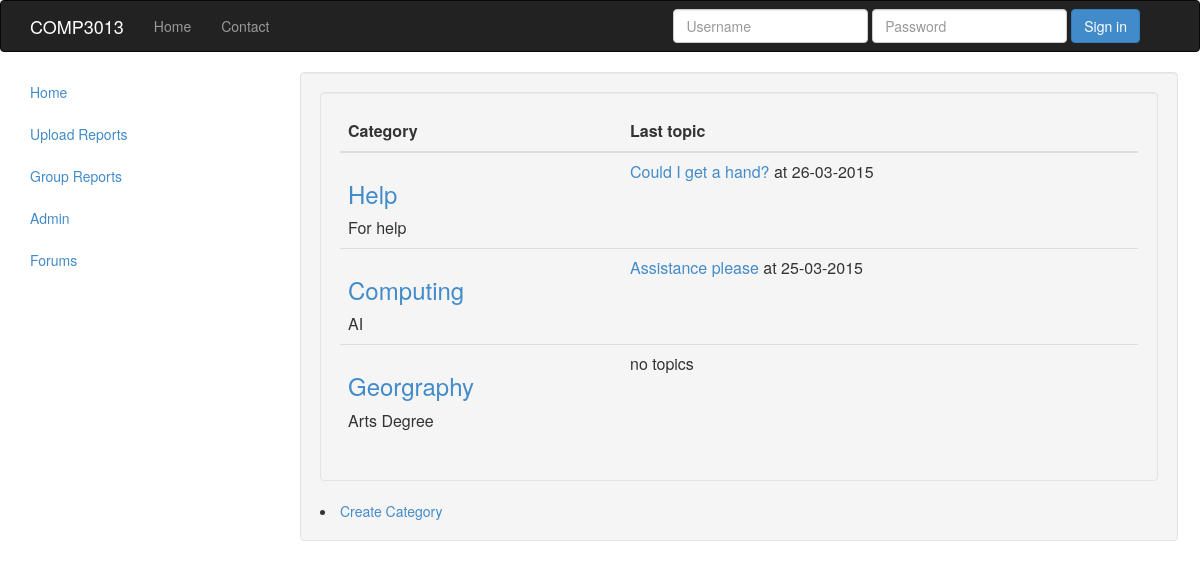
/forum.php, run on the app's committed database.
### tables this page shows
CREATE TABLE `categories` (
  `cat_id` int(8) NOT NULL AUTO_INCREMENT,
  `cat_name` varchar(255) NOT NULL,
  `cat_description` varchar(255) NOT NULL,
  PRIMARY KEY (`cat_id`),
  UNIQUE KEY `cat_name_unique` (`cat_name`)
);

CREATE TABLE `topics` (
  `topic_id` int(8) NOT NULL AUTO_INCREMENT,
  `topic_subject` varchar(255) NOT NULL,
  `topic_date` datetime NOT NULL,
  `topic_cat` int(8) NOT NULL,
  `topic_by` int(8) NOT NULL,
  PRIMARY KEY (`topic_id`),
  KEY `topic_by` (`topic_by`),
  KEY `topic_cat` (`topic_cat`),
  CONSTRAINT `topics_ibfk_1` FOREIGN KEY (`topic_by`) REFERENCES `users` (`userID`) ON UPDATE CASCADE,
  CONSTRAINT `topics_ibfk_2` FOREIGN KEY (`topic_cat`) REFERENCES `categories` (`cat_id`) ON DELETE CASCADE ON UPDATE CASCADE
);

### forum.php (the view, shortened to what this page needs)
<?php
require 'header.php';
$server = 'eu-cdbr-azure-west-b.cloudapp.net';
$username = 'b6526a64c19791';
$password = '5d020f59';
$database = 'comp3013';
$conn = new mysqli($server, $username, $password, $database);
$sql = "SELECT
			categories.cat_id,
			categories.cat_name,
			categories.cat_description,
			COUNT(topics.topic_id) AS topics
		FROM
			categories
		LEFT JOIN
			topics
		ON
			topics.topic_id = categories.cat_id
		GROUP BY
			categories.cat_name, categories.cat_description, categories.cat_id";
$result = mysqli_query($conn,$sql) or die('Error2' . mysqli_error($conn));
$num_rows = $result->num_rows;
if(!$result)
{
	echo 'The categories could not be displayed, please try again later.';
}
else
{
	if($num_rows == 0)
	{
		echo 'No categories defined yet.';
	}
	else
	{
		echo '<div class="well">
		<table class="table">
			 <thead>
			  <tr>
				<th>Category</th>
				<th>Last topic</th>
			  </tr>
			 </thead>
			<tbody>';
		while($row = mysqli_fetch_assoc($result))
		{
			echo '<tr>';
				echo '<td class="leftpart">';
					echo '<h3><a href="category.php?id=' . $row['cat_id'] . '">' . $row['cat_name'] . '</a></h3>' . $row['cat_description'];
				echo '</td>';
				echo '<td class="rightpart">';
				$rowcatid =  mysqli_real_escape_string($conn, $row['cat_id']);
					$topicsql = "SELECT
									topic_id,
									topic_subject,
									topic_date,
									topic_cat
								FROM
									topics
								WHERE
									topic_cat = $rowcatid
								ORDER BY
									topic_date
								DESC
								LIMIT
									1";
					$topicsresult = mysqli_query($conn,$topicsql) or die('Error2' . mysqli_error($conn));
					if(!$topicsresult)
					{
						echo 'Last topic could not be displayed.';
					}
					else
					{
						if(mysqli_num_rows($topicsresult) == 0)
						{
							echo 'no topics';
						}
						else
						{
							while($topicrow = mysqli_fetch_assoc($topicsresult))
							echo '<a href="topic.php?id=' . $topicrow['topic_id'] . '">' . $topicrow['topic_subject'] . '</a> at ' . date('d-m-Y', strtotime($topicrow['topic_date']));
						}
					}
				echo '</td>';
			echo '</tr>';
		}
		echo '</tbody></table></div>';
		echo '<li id = "indexList"> <a href = "create_cat.php" class="listLinks"> Create Category </a></li>';
	}
}
require 'footer.php';
?>

### header.php (shortened to what this page needs)
<link href="include/bootstrap-3.1.1-dist/css/bootstrap.min.css" rel="stylesheet">
<link href="include/style.css" rel="stylesheet" type="text/css">
 <div class="navbar navbar-default navbar-inverse" role="navigation">
      <div class="container">
        <div class="navbar-header">
          <a class="navbar-brand" id="logoDesign" href="index.php">COMP3013</a>
        </div>
        <div class="navbar-collapse collapse">
          <ul class="nav navbar-nav">
            <li><a href="index.php">Home</a></li>
            <li><a href="contact.php">Contact</a></li>
          </ul>
          <?php if( !isset ($_SESSION['userID']) ) {?>
            <form class="navbar-form pull-right" method = "POST" action="login.php">
             <input id="textinput" name="username" type="text" class="form-control input-md" placeholder="Username">
             <input id="passwordinput" name="password" type="password" class="form-control input-md" placeholder="Password">
              <button type="submit" class="btn btn-primary" name="loginForm">Sign in</button>
            </form>
          <?php }  ?>
        </div>
      </div>
    </div>
  <div class="col-md-3">
    <ul class="nav nav-pills nav-stacked admin-menu">
        <li class=""><a href="index.php">Home</a></li>
        <li><a href="upload.php">Upload Reports </a></li>
        <li><a href="groupreports.php">Group Reports</a></li>
        <li><a href="admin.php">Admin </a></li>
        <li><a href="forum.php" data-target-id="forms">Forums </a></li>
    </ul>
</div>
<div class="container">
 <div class="row">
   <div class="col-md-9 well admin-content" >

### footer.php
</div>
</div>
</div>

### include/style.css (style rules this page uses)
#logoDesign { color: #ffffff; }

### data on the page
categories: cat_name "Help", cat_description "For help"
topics: topic_subject "Could I get a hand?", topic_date "26-03-2015"
categories: cat_name "Computing", cat_description "AI"
topics: topic_subject "Assistance please", topic_date "25-03-2015"
categories: cat_name "Georgraphy", cat_description "Arts Degree", shows "no topics"
